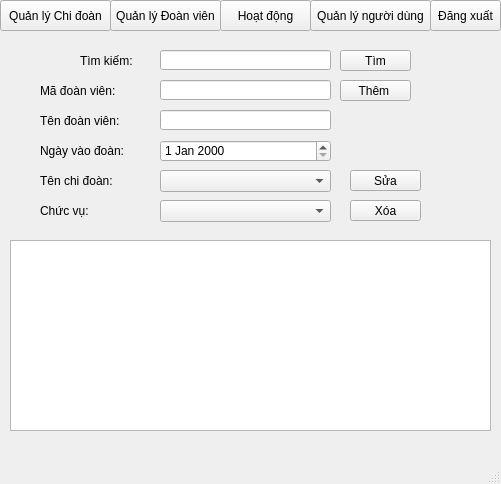
<?xml version="1.0" encoding="UTF-8"?>
<ui version="4.0">
 <class>doanvien</class>
 <widget class="QMainWindow" name="doanvien">
  <property name="geometry">
   <rect>
    <x>0</x>
    <y>0</y>
    <width>501</width>
    <height>484</height>
   </rect>
  </property>
  <property name="windowTitle">
   <string>Đoàn viên</string>
  </property>
  <widget class="QWidget" name="centralwidget">
   <widget class="QTableWidget" name="dsdoanvien">
    <property name="geometry">
     <rect>
      <x>10</x>
      <y>240</y>
      <width>481</width>
      <height>191</height>
     </rect>
    </property>
   </widget>
   <widget class="QLabel" name="label_3">
    <property name="geometry">
     <rect>
      <x>40</x>
      <y>140</y>
      <width>111</width>
      <height>21</height>
     </rect>
    </property>
    <property name="text">
     <string>Ngày vào đoàn:</string>
    </property>
   </widget>
   <widget class="QPushButton" name="btnThemdoanvien">
    <property name="geometry">
     <rect>
      <x>340</x>
      <y>80</y>
      <width>71</width>
      <height>21</height>
     </rect>
    </property>
    <property name="text">
     <string>Thêm </string>
    </property>
   </widget>
   <widget class="QPushButton" name="tbnTimdoanvien">
    <property name="geometry">
     <rect>
      <x>340</x>
      <y>50</y>
      <width>71</width>
      <height>21</height>
     </rect>
    </property>
    <property name="text">
     <string>Tìm</string>
    </property>
   </widget>
   <widget class="QLabel" name="label_5">
    <property name="geometry">
     <rect>
      <x>40</x>
      <y>170</y>
      <width>111</width>
      <height>21</height>
     </rect>
    </property>
    <property name="text">
     <string>Tên chi đoàn:</string>
    </property>
   </widget>
   <widget class="QLabel" name="label_4">
    <property name="geometry">
     <rect>
      <x>40</x>
      <y>200</y>
      <width>111</width>
      <height>21</height>
     </rect>
    </property>
    <property name="text">
     <string>Chức vụ:</string>
    </property>
   </widget>
   <widget class="QLineEdit" name="madoanvien">
    <property name="geometry">
     <rect>
      <x>160</x>
      <y>80</y>
      <width>171</width>
      <height>20</height>
     </rect>
    </property>
   </widget>
   <widget class="QLineEdit" name="tendoanvien">
    <property name="geometry">
     <rect>
      <x>160</x>
      <y>110</y>
      <width>171</width>
      <height>20</height>
     </rect>
    </property>
   </widget>
   <widget class="QLineEdit" name="Timdoanvien">
    <property name="geometry">
     <rect>
      <x>160</x>
      <y>50</y>
      <width>171</width>
      <height>20</height>
     </rect>
    </property>
   </widget>
   <widget class="QLabel" name="label_2">
    <property name="geometry">
     <rect>
      <x>40</x>
      <y>110</y>
      <width>111</width>
      <height>21</height>
     </rect>
    </property>
    <property name="text">
     <string>Tên đoàn viên:</string>
    </property>
   </widget>
   <widget class="QLabel" name="Tkiemdoanvien">
    <property name="geometry">
     <rect>
      <x>80</x>
      <y>50</y>
      <width>71</width>
      <height>21</height>
     </rect>
    </property>
    <property name="text">
     <string>Tìm kiếm:</string>
    </property>
   </widget>
   <widget class="QLabel" name="label">
    <property name="geometry">
     <rect>
      <x>40</x>
      <y>80</y>
      <width>111</width>
      <height>21</height>
     </rect>
    </property>
    <property name="text">
     <string>Mã đoàn viên:</string>
    </property>
   </widget>
   <widget class="QDateEdit" name="ngayvaodoan">
    <property name="geometry">
     <rect>
      <x>160</x>
      <y>140</y>
      <width>171</width>
      <height>22</height>
     </rect>
    </property>
   </widget>
   <widget class="QComboBox" name="tenchidoan">
    <property name="geometry">
     <rect>
      <x>160</x>
      <y>170</y>
      <width>171</width>
      <height>22</height>
     </rect>
    </property>
   </widget>
   <widget class="QComboBox" name="chucvu">
    <property name="geometry">
     <rect>
      <x>160</x>
      <y>200</y>
      <width>171</width>
      <height>22</height>
     </rect>
    </property>
   </widget>
   <widget class="QToolButton" name="tobdoanvien">
    <property name="geometry">
     <rect>
      <x>110</x>
      <y>0</y>
      <width>111</width>
      <height>31</height>
     </rect>
    </property>
    <property name="text">
     <string>Quản lý Đoàn viên</string>
    </property>
   </widget>
   <widget class="QToolButton" name="toboatdong">
    <property name="geometry">
     <rect>
      <x>220</x>
      <y>0</y>
      <width>91</width>
      <height>31</height>
     </rect>
    </property>
    <property name="text">
     <string>Hoạt động</string>
    </property>
   </widget>
   <widget class="QToolButton" name="tobnguoidung">
    <property name="geometry">
     <rect>
      <x>310</x>
      <y>0</y>
      <width>121</width>
      <height>31</height>
     </rect>
    </property>
    <property name="text">
     <string>Quản lý người dùng</string>
    </property>
   </widget>
   <widget class="QToolButton" name="tobdangxuat">
    <property name="geometry">
     <rect>
      <x>430</x>
      <y>0</y>
      <width>71</width>
      <height>31</height>
     </rect>
    </property>
    <property name="text">
     <string>Đăng xuất</string>
    </property>
   </widget>
   <widget class="QToolButton" name="tobchidoan">
    <property name="geometry">
     <rect>
      <x>0</x>
      <y>0</y>
      <width>111</width>
      <height>31</height>
     </rect>
    </property>
    <property name="text">
     <string>Quản lý Chi đoàn</string>
    </property>
   </widget>
   <widget class="QPushButton" name="btnSuadoanvien">
    <property name="geometry">
     <rect>
      <x>350</x>
      <y>170</y>
      <width>71</width>
      <height>21</height>
     </rect>
    </property>
    <property name="text">
     <string>Sửa</string>
    </property>
   </widget>
   <widget class="QPushButton" name="btnXoadoanvien">
    <property name="geometry">
     <rect>
      <x>350</x>
      <y>200</y>
      <width>71</width>
      <height>21</height>
     </rect>
    </property>
    <property name="text">
     <string>Xóa</string>
    </property>
   </widget>
  </widget>
  <widget class="QMenuBar" name="menubar">
   <property name="geometry">
    <rect>
     <x>0</x>
     <y>0</y>
     <width>501</width>
     <height>18</height>
    </rect>
   </property>
  </widget>
  <widget class="QStatusBar" name="statusbar"/>
 </widget>
 <resources/>
 <connections/>
</ui>
